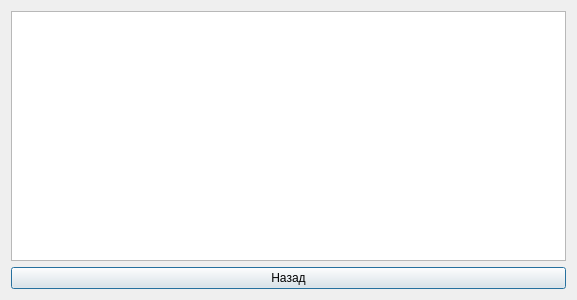
<?xml version="1.0" encoding="UTF-8"?>
<ui version="4.0">
 <class>MyDepartures</class>
 <widget class="QDialog" name="MyDepartures">
  <property name="geometry">
   <rect>
    <x>0</x>
    <y>0</y>
    <width>577</width>
    <height>300</height>
   </rect>
  </property>
  <property name="windowTitle">
   <string>Мои рейсы</string>
  </property>
  <layout class="QGridLayout" name="gridLayout">
   <item row="0" column="0">
    <widget class="QTableWidget" name="tableWidget"/>
   </item>
   <item row="1" column="0">
    <widget class="QPushButton" name="pushButton">
     <property name="text">
      <string>Назад</string>
     </property>
    </widget>
   </item>
  </layout>
 </widget>
 <resources/>
 <connections/>
</ui>
